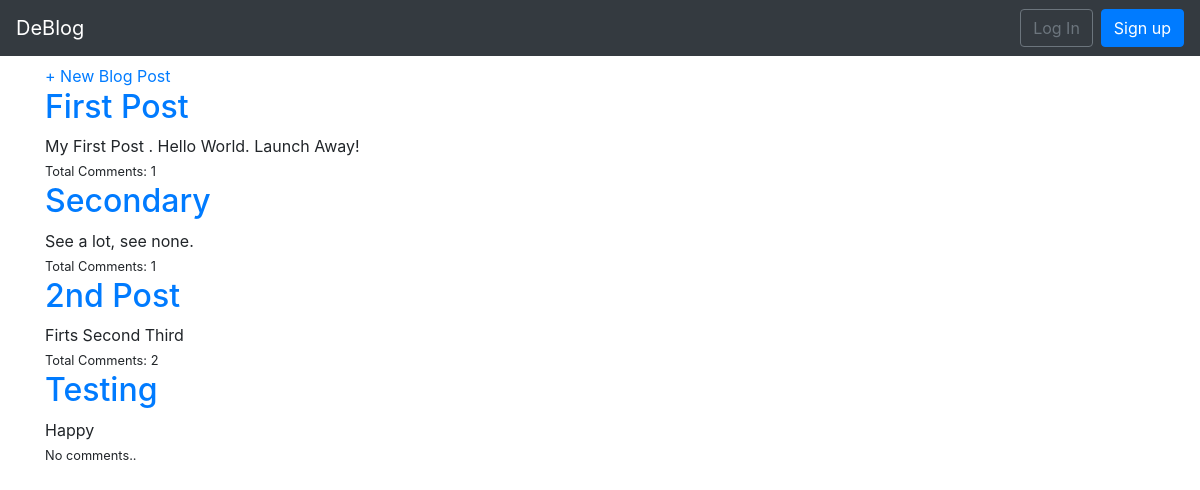
The page / on the database its author committed.
### blog/models.py (models this page shows, shortened)
class Post(models.Model):
	title= models.CharField(max_length= 200)
	author=  models.ForeignKey( 'auth.User', on_delete= models.CASCADE, )
	body = models.TextField()

### blog/views.py (the view)
# urls.py: path('', BlogListView.as_view(), name= 'home')]
class BlogListView(ListView):
	model = Post
	template_name = 'home.html'

### templates/home.html
{% extends 'base.html' %}
{% block content %}
	{% for post in object_list %}
		<div class= 'block'>
			<h2><a href= "{% url 'post_detail' post.pk %}">{{ post.title}}</a></h2>
			<body>{{ post.body }}</body>
		{% if post.comments.all.count > 0 %}
		<br><small>Total Comments:  {{post.comments.all.count}}</small>
		{% else %}
		<br><small>No comments..</small>
		{% endif %}
		</div>
	{% endfor %}
{% endblock content %}

### rows shown on the page
Post: title "First Post", body "My First Post . Hello World. Launch Away!", comments.all.count "1"
Post: title "Secondary", body "See a lot, see none.", comments.all.count "1"
Post: title "2nd Post", body "Firts Second Third", comments.all.count "2"
Post: title "Testing", body "Happy", shows "No comments.."
